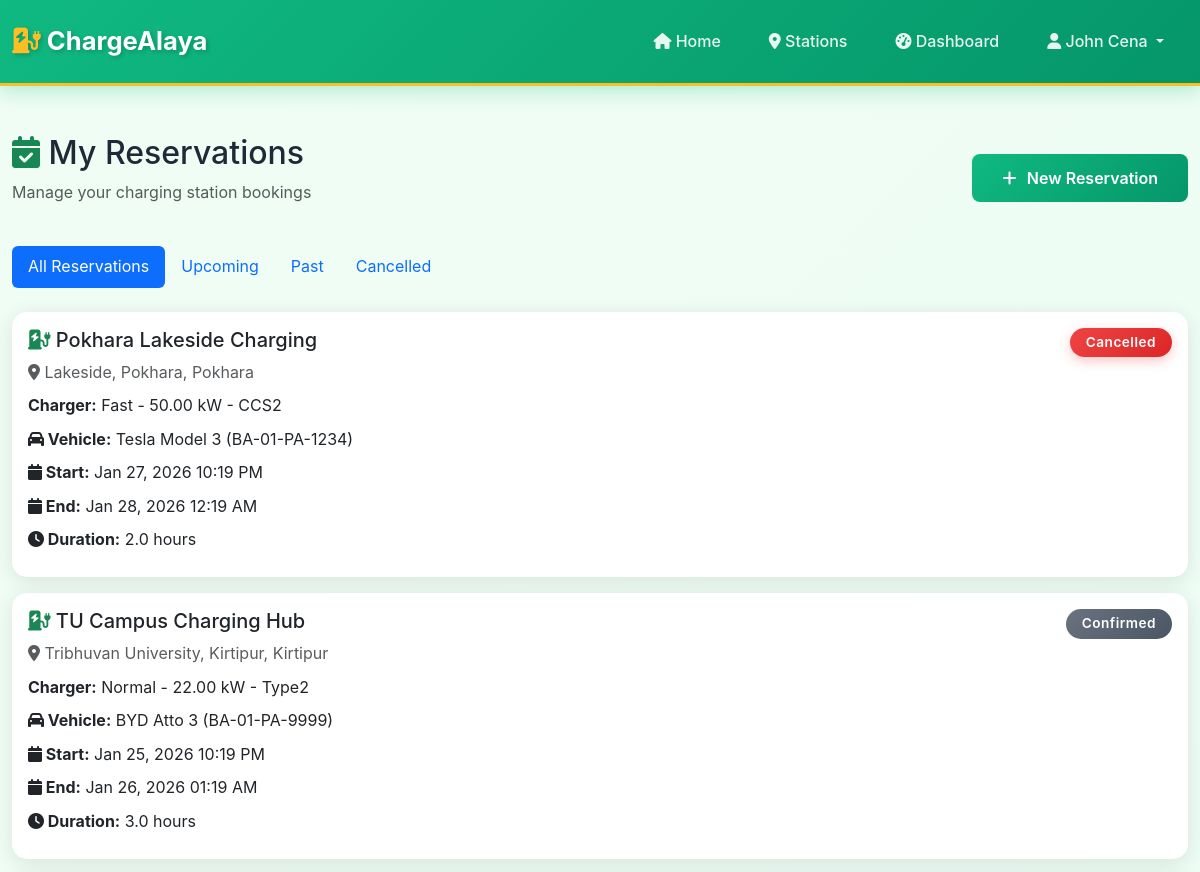
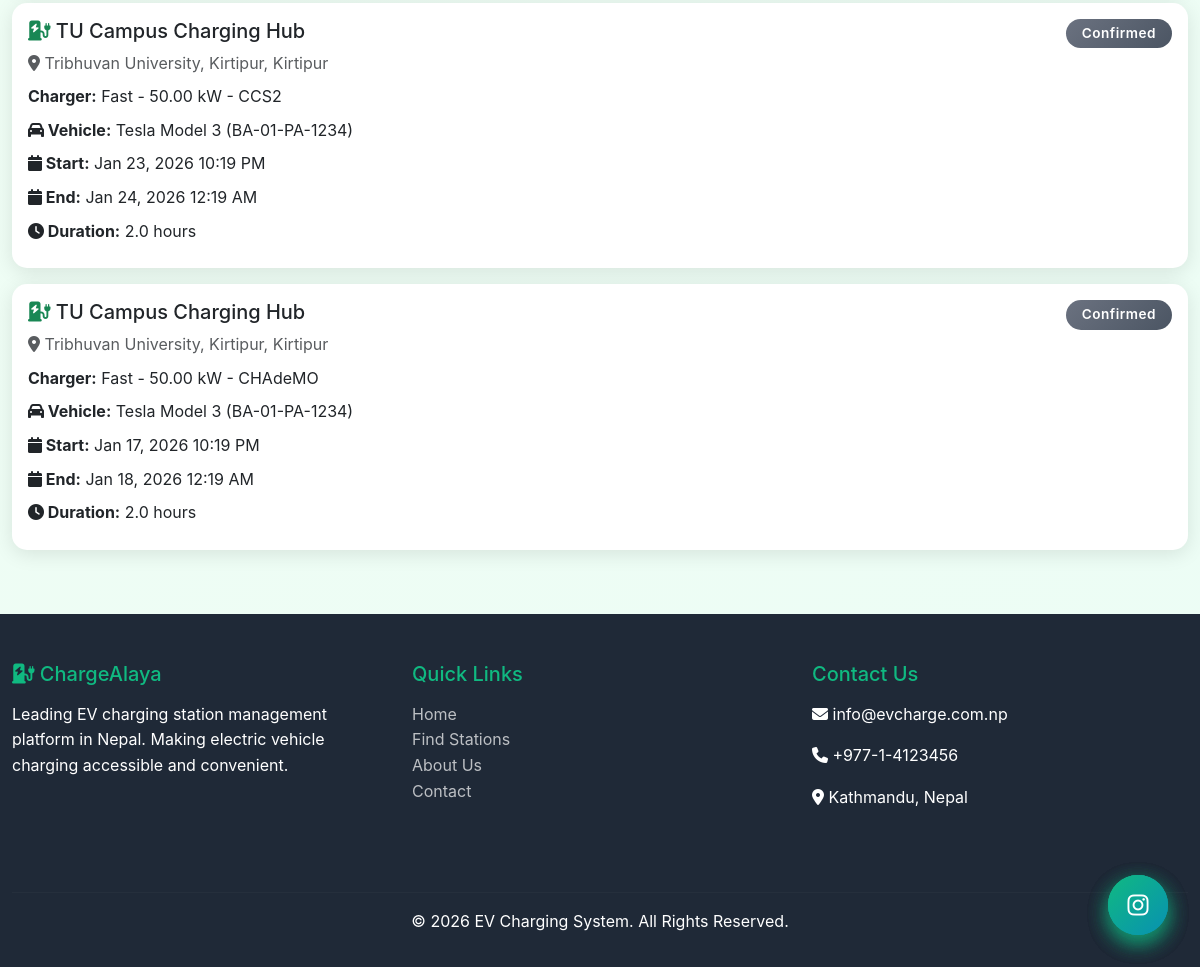
Page /user/reservations.php (signed in) on the committed database (2 pictures, top to bottom).
### tables this page shows
CREATE TABLE `reservations` (
  `reservation_id` int(11) NOT NULL,
  `user_id` int(11) NOT NULL,
  `charger_id` int(11) NOT NULL,
  `vehicle_id` int(11) DEFAULT NULL,
  `start_time` datetime NOT NULL,
  `end_time` datetime NOT NULL,
  `status` enum('confirmed','cancelled','completed') DEFAULT 'confirmed'
);

CREATE TABLE `charging_stations` (
  `station_id` int(11) NOT NULL,
  `station_name` varchar(200) NOT NULL,
  `user_id` int(11) NOT NULL,
  `address` text NOT NULL,
  `city` varchar(100) DEFAULT NULL,
  `province` varchar(100) DEFAULT NULL,
  `latitude` decimal(10,8) DEFAULT NULL,
  `longitude` decimal(11,8) DEFAULT NULL,
  `operating_hours` varchar(100) DEFAULT NULL,
  `status` enum('online','offline','under_maintenance') DEFAULT 'online'
);

CREATE TABLE `chargers` (
  `charger_id` int(11) NOT NULL,
  `station_id` int(11) NOT NULL,
  `charger_type` enum('fast','normal') NOT NULL,
  `max_power_kw` decimal(6,2) NOT NULL,
  `connector_type` varchar(50) DEFAULT NULL,
  `status` enum('available','in_use','maintenance') DEFAULT 'available'
);

### partials/functions.php (called while the page is built, shortened)
<?php
function formatDateTime($datetime) {
    return date('M d, Y h:i A', strtotime($datetime));
}
?>

### user/reservation_card.php (the view, shortened to what this page needs)
<div class="card mb-3">
    <div class="card-body">
        <div class="row">
            <div class="col-md-8">
                <h5 class="mb-2">
                    <i class="fas fa-charging-station text-success"></i>
                    <?php echo htmlspecialchars($res['station_name']); ?>
                </h5>
                <p class="text-muted mb-2">
                    <i class="fas fa-map-marker-alt"></i>
                    <?php echo htmlspecialchars($res['address'] . ', ' . $res['city']); ?>
                </p>
                <div class="mb-2">
                    <strong>Charger:</strong>
                    <?php echo ucfirst($res['charger_type']); ?> -
                    <?php echo $res['max_power_kw']; ?> kW -
                    <?php echo htmlspecialchars($res['connector_type']); ?>
                </div>
                <?php if (isset($res['vehicle_info']) && $res['vehicle_info']): ?>
                <div class="mb-2">
                    <strong><i class="fas fa-car"></i> Vehicle:</strong>
                    <?php echo htmlspecialchars($res['vehicle_info']); ?>
                </div>
                <?php endif; ?>
                <div class="mb-2">
                    <strong><i class="fas fa-calendar"></i> Start:</strong>
                    <?php echo formatDateTime($res['start_time']); ?>
                </div>
                <div class="mb-2">
                    <strong><i class="fas fa-calendar"></i> End:</strong>
                    <?php echo formatDateTime($res['end_time']); ?>
                </div>
                <?php
                $duration = (strtotime($res['end_time']) - strtotime($res['start_time'])) / 3600;
                ?>
                <div class="mb-2">
                    <strong><i class="fas fa-clock"></i> Duration:</strong>
                    <?php echo number_format($duration, 1); ?> hours
                </div>
            </div>
            <div class="col-md-4 text-end">
                <?php
                $status_class = '';
                $status_text = '';
                if ($res['status'] === 'confirmed') {
                    $status_class = $is_upcoming ? 'bg-success' : 'bg-secondary';
                    $status_text = $is_upcoming ? 'Upcoming' : 'Confirmed';
                } elseif ($res['status'] === 'completed') {
                    $status_class = 'bg-primary';
                    $status_text = 'Completed';
                } else {
                    $status_class = 'bg-danger';
                    $status_text = 'Cancelled';
                }
                ?>
                <span class="badge <?php echo $status_class; ?> mb-3"><?php echo $status_text; ?></span>
            </div>
        </div>
    </div>
</div>

### user/reservations.php (shortened to what this page needs)
<?php
include '../partials/header.php';
$db = new Database();
$conn = $db->connect();
$user_id = $_SESSION['user_id'];
$query = "SELECT r.*,
          cs.station_name, cs.address, cs.city,
          c.charger_type, c.max_power_kw, c.connector_type,
          CONCAT(v.brand, ' ', v.model, ' (', v.license_plate, ')') as vehicle_info
          FROM reservations r
          JOIN chargers c ON r.charger_id = c.charger_id
          JOIN charging_stations cs ON c.station_id = cs.station_id
          LEFT JOIN vehicles v ON r.vehicle_id = v.vehicle_id
          WHERE r.user_id = $user_id
          AND r.status IN ('confirmed', 'cancelled', 'completed')
          ORDER BY r.start_time DESC";
$reservations = $conn->query($query);
?>
<div class="container my-5">
    <div class="d-flex justify-content-between align-items-center mb-4">
        <div>
            <h2><i class="fas fa-calendar-check text-success"></i> My Reservations</h2>
            <p class="text-muted">Manage your charging station bookings</p>
        </div>
        <a href="/chargealaya/public/stations.php" class="btn btn-custom">
            <i class="fas fa-plus"></i> New Reservation
        </a>
    </div>
    <ul class="nav nav-pills mb-4" id="reservationTabs" role="tablist">
        <li class="nav-item" role="presentation">
            <button class="nav-link active" id="all-tab" data-bs-toggle="pill" data-bs-target="#all" type="button">
                All Reservations
            </button>
        </li>
        <li class="nav-item" role="presentation">
            <button class="nav-link" id="upcoming-tab" data-bs-toggle="pill" data-bs-target="#upcoming" type="button">
                Upcoming
            </button>
        </li>
        <li class="nav-item" role="presentation">
            <button class="nav-link" id="past-tab" data-bs-toggle="pill" data-bs-target="#past" type="button">
                Past
            </button>
        </li>
        <li class="nav-item" role="presentation">
            <button class="nav-link" id="cancelled-tab" data-bs-toggle="pill" data-bs-target="#cancelled" type="button">
                Cancelled
            </button>
        </li>
    </ul>
    <?php if ($reservations->num_rows > 0): ?>
        <div class="tab-content" id="reservationTabContent">
            <div class="tab-pane fade show active" id="all" role="tabpanel">
                <?php
                $reservations->data_seek(0);
                while ($res = $reservations->fetch_assoc()):
                    $is_upcoming = strtotime($res['start_time']) > time() && $res['status'] === 'confirmed';
                ?>
                    <?php include 'reservation_card.php'; ?>
                <?php endwhile; ?>
            </div>
                <?php
                $reservations->data_seek(0);
                ?>
                <?php
                $reservations->data_seek(0);
                while ($res = $reservations->fetch_assoc()):
                    if (strtotime($res['end_time']) < time() && $res['status'] !== 'cancelled'):
                        $is_upcoming = false;
                ?>
                    <?php include 'reservation_card.php'; ?>
                <?php
                    endif;
                endwhile;
                ?>
                <?php
                $reservations->data_seek(0);
                while ($res = $reservations->fetch_assoc()):
                    if ($res['status'] === 'cancelled'):
                        $is_upcoming = false;
                ?>
                    <?php include 'reservation_card.php'; ?>
                <?php
                    endif;
                endwhile;
                ?>
        </div>
    <?php endif; ?>
</div>
<?php
include '../partials/footer.php';
?>

### assets/css/main.css (style rules this page uses)
:root { --primary-color: #10b981; --primary-dark: #059669; --primary-light: #34d399; --secondary-color: #3b82f6; --accent-blue: #0ea5e9; --accent-cyan: #06b6d4; --danger-color: #ef4444; --warning-color: #f59e0b; --success-color: #10b981; --info-color: #3b82f6; --dark-color: #1f2937; --darker-color: #111827; --light-color: #f9fafb; --gray-color: #6b7280; --gray-light: #e5e7eb; --border-color: #d1d5db; --electric-blue: #0891b2; --battery-green: #22c55e; --charging-yellow: #fbbf24; --shadow-sm: 0 1px 2px 0 rgba(0, 0, 0, 0.05); --shadow-md: 0 4px 6px -1px rgba(0, 0, 0, 0.1); --shadow-lg: 0 10px 15px -3px rgba(0, 0, 0, 0.1); --shadow-xl: 0 20px 25px -5px rgba(0, 0, 0, 0.1); }
* { margin: 0; padding: 0; box-sizing: border-box; }
body { font-family: 'Inter', 'Segoe UI', Tahoma, Geneva, Verdana, sans-serif; line-height: 1.6; color: #1f2937; background: linear-gradient(135deg, #f0fdf4 0%, #ecfdf5 100%); min-height: 100vh; }
html { scroll-behavior: smooth; }
.container { max-width: 1200px; }
.card { border: none; border-radius: 15px; box-shadow: 0 5px 15px rgba(0,0,0,0.08); transition: all 0.3s ease; margin-bottom: 2rem; }
.btn-custom { background: linear-gradient(135deg, var(--primary-color) 0%, var(--primary-dark) 100%); border: none; color: white; padding: 12px 30px; border-radius: 8px; font-weight: 600; transition: all 0.3s ease; }
.badge { padding: 0.5rem 1rem; border-radius: 50px; font-weight: 600; font-size: 0.85rem; display: inline-flex; align-items: center; gap: 0.5rem; }
.bg-danger { background: linear-gradient(135deg, #ef4444 0%, #dc2626 100%) !important; box-shadow: 0 4px 12px rgba(239, 68, 68, 0.3); }
.bg-secondary { background: linear-gradient(135deg, #6b7280 0%, #4b5563 100%) !important; }
.btn-custom, .btn-warning-custom, .btn-secondary-custom, .btn-danger-custom { position: relative; overflow: hidden; z-index: 1; }
.btn-custom::before, .btn-warning-custom::before, .btn-secondary-custom::before, .btn-danger-custom::before { content: ''; position: absolute; top: 50%; left: 50%; width: 0; height: 0; border-radius: 50%; background: rgba(255, 255, 255, 0.3); transform: translate(-50%, -50%); transition: width 0.6s, height 0.6s; z-index: -1; }
.badge { animation: bounceIn 0.5s ease-out; font-weight: 600; padding: 0.5rem 1rem; letter-spacing: 0.5px; }
.card { transition: all 0.4s cubic-bezier(0.175, 0.885, 0.32, 1.275); border: none; animation: fadeInScale 0.6s ease-out; }
.btn i.fas, .btn i.far { margin-right: 0.4rem; }

### assets/css/view_receipt.css (style rules this page uses)
@media screen { .card { box-shadow: 0 4px 20px rgba(0,0,0,0.1); } }

### rows in the picture
reservations: charging_stations.station_name "Pokhara Lakeside Charging", charging_stations.address+city "Lakeside, Pokhara, Pokhara", charger.charger_type "Fast", charger.max_power_kw "50.00", charger.connector_type "CCS2", vehicle_info "Tesla Model 3 (BA-01-PA-1234)", start_time "Jan 27, 2026 10:19 PM", end_time "Jan 28, 2026 12:19 AM", duration "2.0", status "Cancelled"
reservations: charging_stations.station_name "TU Campus Charging Hub", charging_stations.address+city "Tribhuvan University, Kirtipur, Kirtipur", charger.charger_type "Normal", charger.max_power_kw "22.00", charger.connector_type "Type2", vehicle_info "BYD Atto 3 (BA-01-PA-9999)", start_time "Jan 25, 2026 10:19 PM", end_time "Jan 26, 2026 01:19 AM", duration "3.0", start_time "Confirmed"
reservations: charging_stations.station_name "TU Campus Charging Hub", charging_stations.address+city "Tribhuvan University, Kirtipur, Kirtipur", charger.charger_type "Fast", charger.max_power_kw "50.00", charger.connector_type "CCS2", vehicle_info "Tesla Model 3 (BA-01-PA-1234)", start_time "Jan 23, 2026 10:19 PM", end_time "Jan 24, 2026 12:19 AM", duration "2.0", start_time "Confirmed"
reservations: charging_stations.station_name "TU Campus Charging Hub", charging_stations.address+city "Tribhuvan University, Kirtipur, Kirtipur", charger.charger_type "Fast", charger.max_power_kw "50.00", charger.connector_type "CHAdeMO", vehicle_info "Tesla Model 3 (BA-01-PA-1234)", start_time "Jan 17, 2026 10:19 PM", end_time "Jan 18, 2026 12:19 AM", duration "2.0", start_time "Confirmed"

### other values in the picture
$_SESSION['name'] "John Cena"
